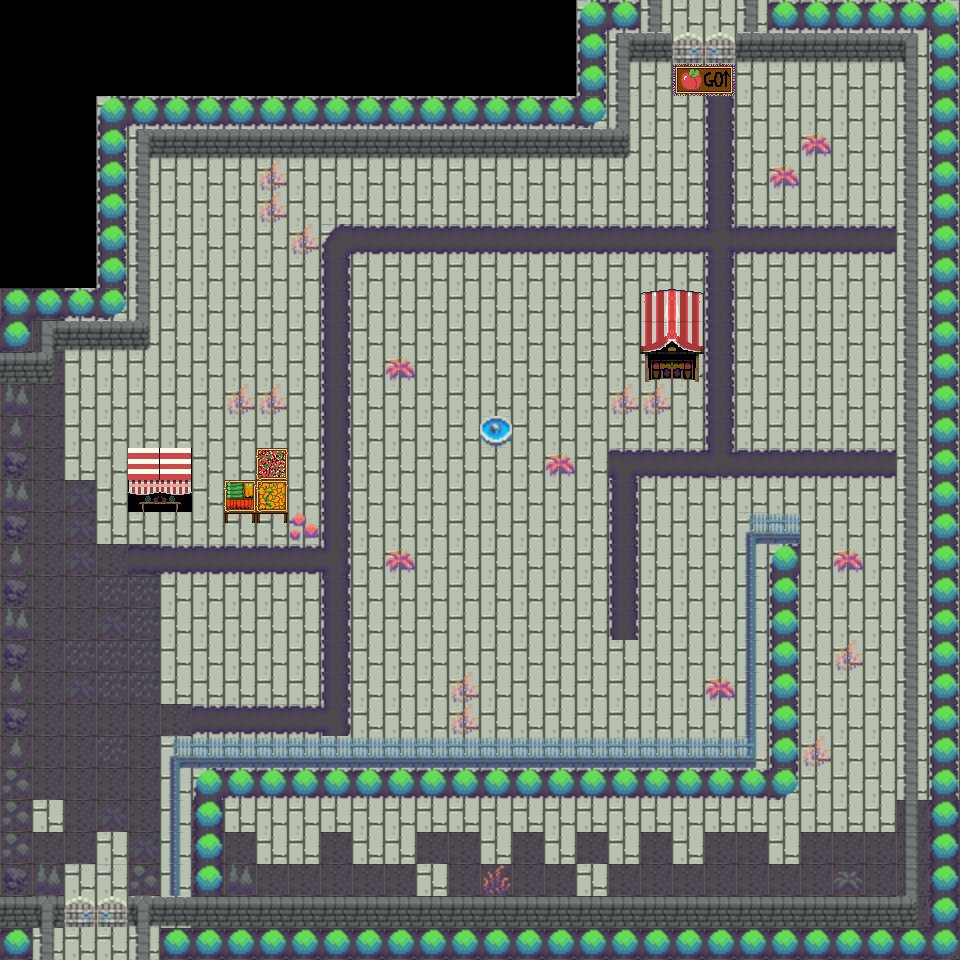

A level layout from a 2D game, rendered from its tile map. Below: a short description, then the map file with tile-grid data replaced by summaries:
An orthogonal 30x30 tile map with 32x32 px tiles, 3 tile layers (Floor, Floor2, Walls Doors Objects), 1 hidden layer not drawn, 3 tilesets.

<map version="1.10" tiledversion="1.10.2" orientation="orthogonal" renderorder="right-down" width="30" height="30" tilewidth="32" tileheight="32" infinite="0" nextlayerid="5" nextobjectid="1">
 <tileset firstgid="1" source="TileSets/bazaar_combined_tiles.tsx" />
 <tileset firstgid="257" source="TileSets/The_Roguelike_Assets2.tsx" />
 <tileset firstgid="2558" source="TileSets/Placeholders.tsx" />
 <layer id="1" name="Floor" width="30" height="30">
  <data>[900 cells, 828 non-empty, 2 distinct tile ids]</data>
 </layer>
 <layer id="4" name="Floor2" width="30" height="30">
  <data>[900 cells, 186 non-empty, 9 distinct tile ids]</data>
 </layer>
 <layer id="2" name="Walls Doors Objects" width="30" height="30">
  <data>[900 cells, 390 non-empty, 41 distinct tile ids]</data>
 </layer>
 <layer id="3" name="Information Layer" width="30" height="30" visible="0">
  <data>[900 cells, 730 non-empty, 10 distinct tile ids]</data>
 </layer>
</map>
